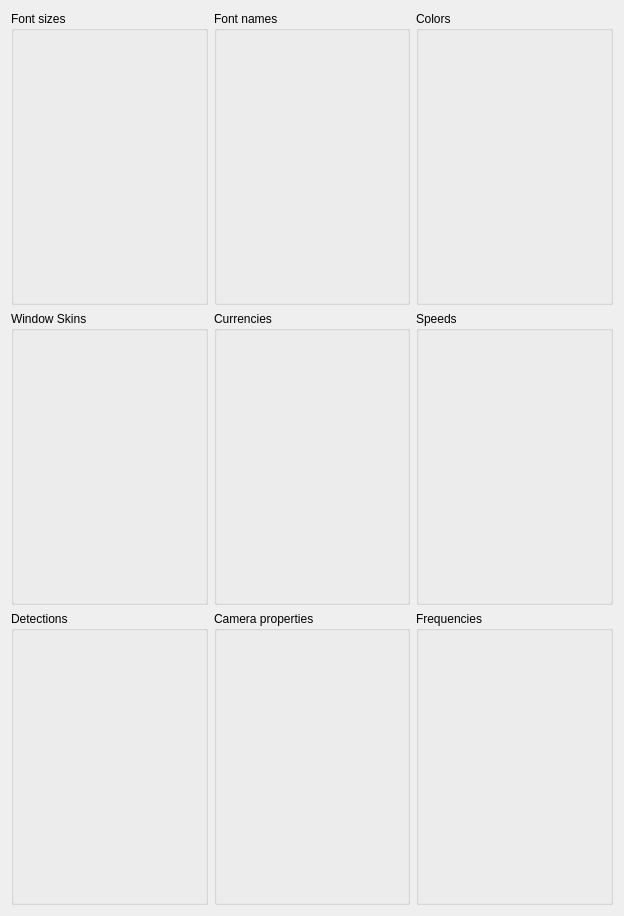
             <widget class="QWidget" name="scrollAreaWidgetContents_2">
              <property name="geometry">
               <rect>
                <x>0</x>
                <y>0</y>
                <width>624</width>
                <height>916</height>
               </rect>
              </property>
              <layout class="QGridLayout" name="gridLayout_36">
               <item row="0" column="0">
                <layout class="QHBoxLayout" name="horizontalLayout" stretch="1,1,1">
                 <item>
                  <layout class="QVBoxLayout" name="verticalLayout_12">
                   <item>
                    <widget class="QGroupBox" name="groupBoxFontSizes">
                     <property name="enabled">
                      <bool>true</bool>
                     </property>
                     <property name="title">
                      <string>Font sizes</string>
                     </property>
                     <layout class="QGridLayout" name="gridLayout_7">
                      <item row="0" column="0">
                       <widget class="PanelSuperList" name="panelSuperListFontSizes" native="true">
                        <property name="enabled">
                         <bool>true</bool>
                        </property>
                        <property name="minimumSize">
                         <size>
                          <width>0</width>
                          <height>250</height>
                         </size>
                        </property>
                       </widget>
                      </item>
                     </layout>
                    </widget>
                   </item>
                   <item>
                    <widget class="QGroupBox" name="groupBoxWindowSkins">
                     <property name="enabled">
                      <bool>true</bool>
                     </property>
                     <property name="title">
                      <string>Window Skins</string>
                     </property>
                     <layout class="QGridLayout" name="gridLayout_10">
                      <item row="0" column="0">
                       <widget class="PanelSuperList" name="panelSuperListWindowSkins" native="true">
                        <property name="enabled">
                         <bool>true</bool>
                        </property>
                        <property name="minimumSize">
                         <size>
                          <width>0</width>
                          <height>250</height>
                         </size>
                        </property>
                       </widget>
                      </item>
                     </layout>
                    </widget>
                   </item>
                   <item>
                    <widget class="QGroupBox" name="groupBoxDetections">
                     <property name="title">
                      <string>Detections</string>
                     </property>
                     <layout class="QGridLayout" name="gridLayout_41">
                      <item row="0" column="0">
                       <widget class="PanelSuperList" name="panelSuperListDetections" native="true">
                        <property name="enabled">
                         <bool>true</bool>
                        </property>
                        <property name="minimumSize">
                         <size>
                          <width>0</width>
                          <height>250</height>
                         </size>
                        </property>
                       </widget>
                      </item>
                     </layout>
                    </widget>
                   </item>
                  </layout>
                 </item>
                 <item>
                  <layout class="QVBoxLayout" name="verticalLayout_13">
                   <item>
                    <widget class="QGroupBox" name="groupBoxFontNames">
                     <property name="title">
                      <string>Font names</string>
                     </property>
                     <layout class="QGridLayout" name="gridLayout_8">
                      <item row="0" column="0">
                       <widget class="PanelSuperList" name="panelSuperListFontNames" native="true">
                        <property name="enabled">
                         <bool>true</bool>
                        </property>
                        <property name="minimumSize">
                         <size>
                          <width>0</width>
                          <height>250</height>
                         </size>
                        </property>
                        <property name="maximumSize">
                         <size>
                          <width>16777215</width>
                          <height>250</height>
                         </size>
                        </property>
                       </widget>
                      </item>
                     </layout>
                    </widget>
                   </item>
                   <item>
                    <widget class="QGroupBox" name="groupBoxCurrencies">
                     <property name="enabled">
                      <bool>true</bool>
                     </property>
                     <property name="title">
                      <string>Currencies</string>
                     </property>
                     <layout class="QGridLayout" name="gridLayout_11">
                      <item row="0" column="0">
                       <widget class="PanelSuperList" name="panelSuperListCurrencies" native="true">
                        <property name="enabled">
                         <bool>true</bool>
                        </property>
                        <property name="minimumSize">
                         <size>
                          <width>0</width>
                          <height>250</height>
                         </size>
                        </property>
                        <property name="maximumSize">
                         <size>
                          <width>16777215</width>
                          <height>250</height>
                         </size>
                        </property>
                       </widget>
                      </item>
                     </layout>
                    </widget>
                   </item>
                   <item>
                    <widget class="QGroupBox" name="groupBoxCameraProperties">
                     <property name="title">
                      <string>Camera properties</string>
                     </property>
                     <layout class="QGridLayout" name="gridLayout_42">
                      <item row="0" column="0">
                       <widget class="PanelSuperList" name="panelSuperListCameraProperties" native="true">
                        <property name="enabled">
                         <bool>true</bool>
                        </property>
                        <property name="minimumSize">
                         <size>
                          <width>0</width>
                          <height>250</height>
                         </size>
                        </property>
                       </widget>
                      </item>
                     </layout>
                    </widget>
                   </item>
                  </layout>
                 </item>
                 <item>
                  <layout class="QVBoxLayout" name="verticalLayout_14">
                   <item>
                    <widget class="QGroupBox" name="groupBoxColors">
                     <property name="enabled">
                      <bool>true</bool>
                     </property>
                     <property name="title">
                      <string>Colors</string>
                     </property>
                     <layout class="QGridLayout" name="gridLayout_9">
                      <item row="0" column="0">
                       <widget class="PanelSuperList" name="panelSuperListColors" native="true">
                        <property name="enabled">
                         <bool>true</bool>
                        </property>
                        <property name="minimumSize">
                         <size>
                          <width>0</width>
                          <height>250</height>
                         </size>
                        </property>
                        <property name="maximumSize">
                         <size>
                          <width>16777215</width>
                          <height>250</height>
                         </size>
                        </property>
                       </widget>
                      </item>
                     </layout>
                    </widget>
                   </item>
                   <item>
                    <widget class="QGroupBox" name="groupBoxSpeeds">
                     <property name="enabled">
                      <bool>true</bool>
                     </property>
                     <property name="title">
                      <string>Speeds</string>
                     </property>
                     <layout class="QGridLayout" name="gridLayout_12">
                      <item row="0" column="0">
                       <widget class="PanelSuperList" name="panelSuperListSpeeds" native="true">
                        <property name="enabled">
                         <bool>true</bool>
                        </property>
                        <property name="minimumSize">
                         <size>
                          <width>0</width>
                          <height>250</height>
                         </size>
                        </property>
                        <property name="maximumSize">
                         <size>
                          <width>16777215</width>
                          <height>250</height>
                         </size>
                        </property>
                       </widget>
                      </item>
                     </layout>
                    </widget>
                   </item>
                   <item>
                    <widget class="QGroupBox" name="groupBoxFrequencies">
                     <property name="title">
                      <string>Frequencies</string>
                     </property>
                     <layout class="QGridLayout" name="gridLayout_45">
                      <item row="0" column="0">
                       <widget class="PanelSuperList" name="panelSuperListFrequencies" native="true">
                        <property name="enabled">
                         <bool>true</bool>
                        </property>
                        <property name="minimumSize">
                         <size>
                          <width>0</width>
                          <height>250</height>
                         </size>
                        </property>
                        <property name="maximumSize">
                         <size>
                          <width>16777215</width>
                          <height>250</height>
                         </size>
                        </property>
                       </widget>
                      </item>
                     </layout>
                    </widget>
                   </item>
                  </layout>
                 </item>
                </layout>
               </item>
              </layout>
             </widget>
